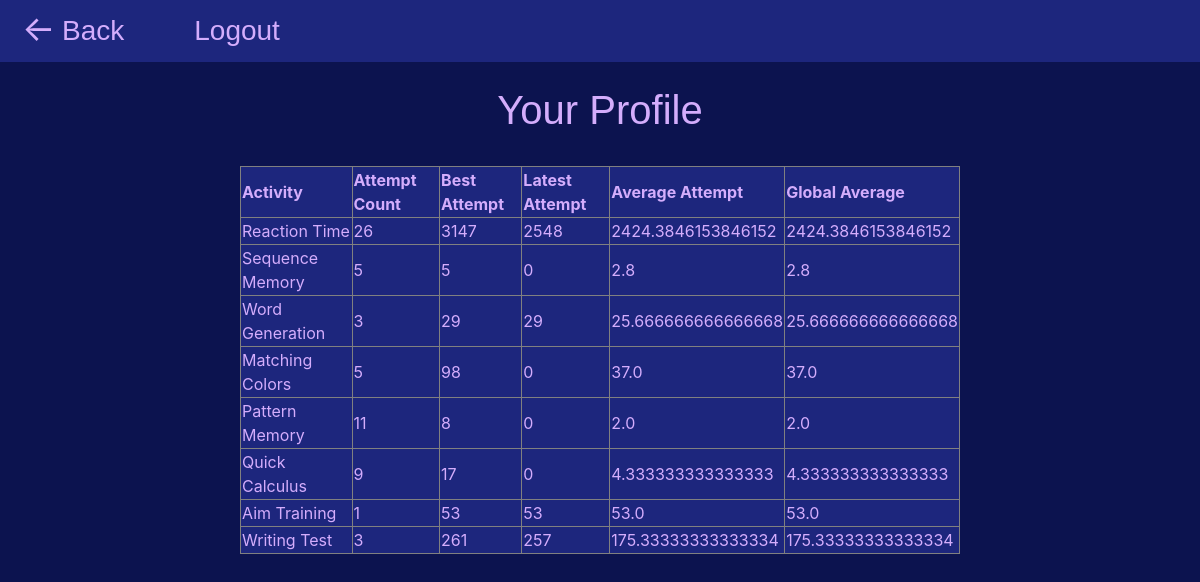
Screenshot of /profile (signed in) with the database file from the repository.
### website/models.py (models this page shows)
class Statistics(db.Model):
    __tablename__ = 'stats'
    id = db.Column(db.Integer, primary_key=True)
    owner_id = db.Column(db.Integer, db.ForeignKey('users.id'), nullable=False)
    type = db.Column(db.Enum(Activities), nullable=False)
    results = db.Column(db.Integer)
    created_at = db.Column(db.DateTime(timezone=True), default=func.now())
    owner = db.relationship('User', back_populates='statistics')

### website/views.py (the view)
@views.route('/profile')
@login_required
def profile():
    return render_template('profile.html', stats = make_stats())

### website/auth.py (called while the page is built)
@login_manager.user_loader
def load_user(user_id):
    return User.query.get(int(user_id))

### website/stats_support.py (called while the page is built)
def get_attempt_count(game_id):
    stats = Statistics.query.filter_by(owner_id=current_user.get_id(), type=game_id).all()
    results = [stat.results for stat in stats]
    return len(results)

def get_best_attempt_for(game_id):
    stat = Statistics.query.filter_by(owner_id=current_user.get_id(), type=game_id).\
        order_by(Statistics.results.desc()).first()
    if stat:
        return stat.results
    else:
        return 0

def get_latest_attempt_for(game_id):
    stat = Statistics.query.filter_by(owner_id=current_user.get_id(), type=game_id).\
        order_by(Statistics.created_at.desc()).first()
    if stat:
        return stat.results
    else:
        return 0

def get_average_attempt_for(game_id):
    stats = Statistics.query.filter_by(owner_id=current_user.get_id(), type=game_id).all()
    results = [stat.results for stat in stats]
    if len(results) == 0:
        return 0
    else:
        return sum(results) / len(results)

def get_global_average_for(game_id):
    stats = Statistics.query.filter_by(type=game_id).all()
    results = [stat.results for stat in stats]
    if len(results) == 0:
        return 0
    else:
        return sum(results) / len(results)

def make_stats_for(game_id):
    stats = [
        {"name": "Attempt Count", "value": get_attempt_count(game_id=game_id)},
        {"name": "Best Attempt", "value": get_best_attempt_for(game_id=game_id)},
        {"name": "Latest Attempt", "value": get_latest_attempt_for(game_id=game_id)},
        {"name": "Average Attempt", "value": get_average_attempt_for(game_id=game_id)},
        {"name": "Global Average", "value": get_global_average_for(game_id=game_id)}
    ]
    return stats

### website/templates/profile.html (shortened to what this page needs)
{% extends 'base.html' %}
{% block content %}
    <div class="button-line-left">
        <div class="back-button">
            <back>
                <a href="/">Back</a>
            </back>
        </div>
        <div class="logout-button">
            <back>
                <a href="/auth/logout">Logout</a>
            </back>
        </div>
    </div>
<div class="centering_container">
    <h1 align="center">Your Profile</h1>
</div>
    <table border="1" style="width: 60%; background-color: #1D267D; color: #D4ADFC;">
        <thead>
            <tr>
                <th>Activity</th>
                <th>Attempt Count</th>
                <th>Best Attempt</th>
                <th>Latest Attempt</th>
                <th>Average Attempt</th>
                <th>Global Average</th>
            </tr>
        </thead>
        <tbody>
            {% for game in stats %}
                <tr>
                    <td>{{ game['name'] }}</td>
                    {% for game_stats in game['value'] %}
                        <td>{{ game_stats['value'] }}</td>
                    {% endfor %}
                </tr>
            {% endfor %}
        </tbody>
    </table>
{% endblock %}

### website/templates/base.html (shortened to what this page needs)
    <!DOCTYPE html>
    <html lang="en">
    <head>
        <link
            rel="stylesheet"
            href="https://stackpath.bootstrapcdn.com/bootstrap/4.4.1/css/bootstrap.min.css"
>
        <link
            rel="stylesheet"
            href="https://stackpath.bootstrapcdn.com/font-awesome/4.7.0/css/font-awesome.min.css"
>
    </head>
    <body>
        <div class="content">
            {% block content %} {% endblock %}
        </div>
    </body>
    </html>

### website/templates/base.html (style rules this page uses)
body { background-color: #0C134F; }
.content { justify-content: center; width: 100%; display: flex; flex-direction: row; flex-wrap: wrap; }
.button-line-left { background-color: #1D267D; justify-content: left; width: 100%; display: flex; padding-left: 1vw; }
.centering_container { width: 100%; justify-content: center; display: flex; padding: 2vw; text-align: justify; color: #D4ADFC; font-family: 'Lucida Sans', 'Lucida Sans Regular', 'Lucida Grande', 'Lucida Sans Unicode', Geneva, Verdana, sans-serif; font-size: x-large; }

### website/templates/profile.html (style rules this page uses)
.back-button { background-color: #1D267D; color: rgb(144, 45, 9); font-size: 16px; padding: 10px 20px; display: inline-block; position: relative; }
.logout-button { background-color: #1D267D; color: rgb(144, 45, 9); font-size: 16px; padding: 10px 20px; display: inline-block; position: relative; margin-right: 1vw; }
.back-button::before { content: '←'; position: absolute; left: 10px; top: 50%; transform: translateY(-55%); font-size: 35px; color: #D4ADFC; }
back a { color: #D4ADFC; font-size: 3.5vh; margin-left: 30px; text-decoration: none; font-family: 'Lucida Sans', 'Lucida Sans Regular', 'Lucida Grande', 'Lucida Sans Unicode', Geneva, Verdana, sans-serif; }

### rows the page displays
Statistics: value "3147"
Statistics: value "2548"
Statistics: value "261"
Statistics: value "257"

### other values shown
{{ game['name'] }} "Reaction Time" "Sequence Memory" "Word Generation" "Matching Colors" "Pattern Memory" "Quick Calculus" "Aim Training" "Writing Test"
{{ game_stats['value'] }} "26" "2424.3846153846152" "2424.3846153846152" "5" "5" "0" "2.8" "2.8" "3" "29" "29" "25.666666666666668" "25.666666666666668" "5" "98" "0" "37.0" "37.0" "11" "8" "0" "2.0" "2.0" "9" "17" "0" "4.333333333333333" "4.333333333333333" "1" "53" "53" "53.0" "53.0" "3" "175.33333333333334" "175.33333333333334"
